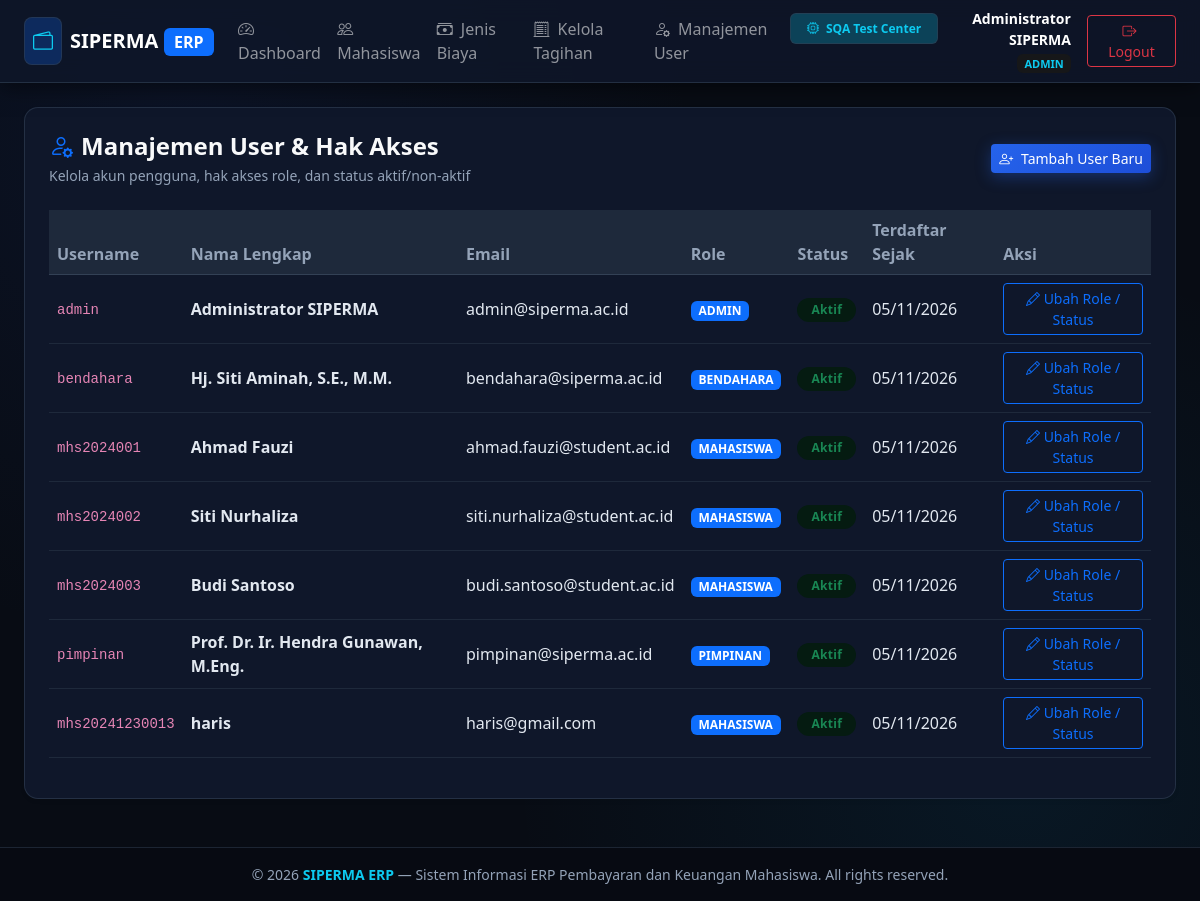
Before: /admin/users (signed in) with the older database file.
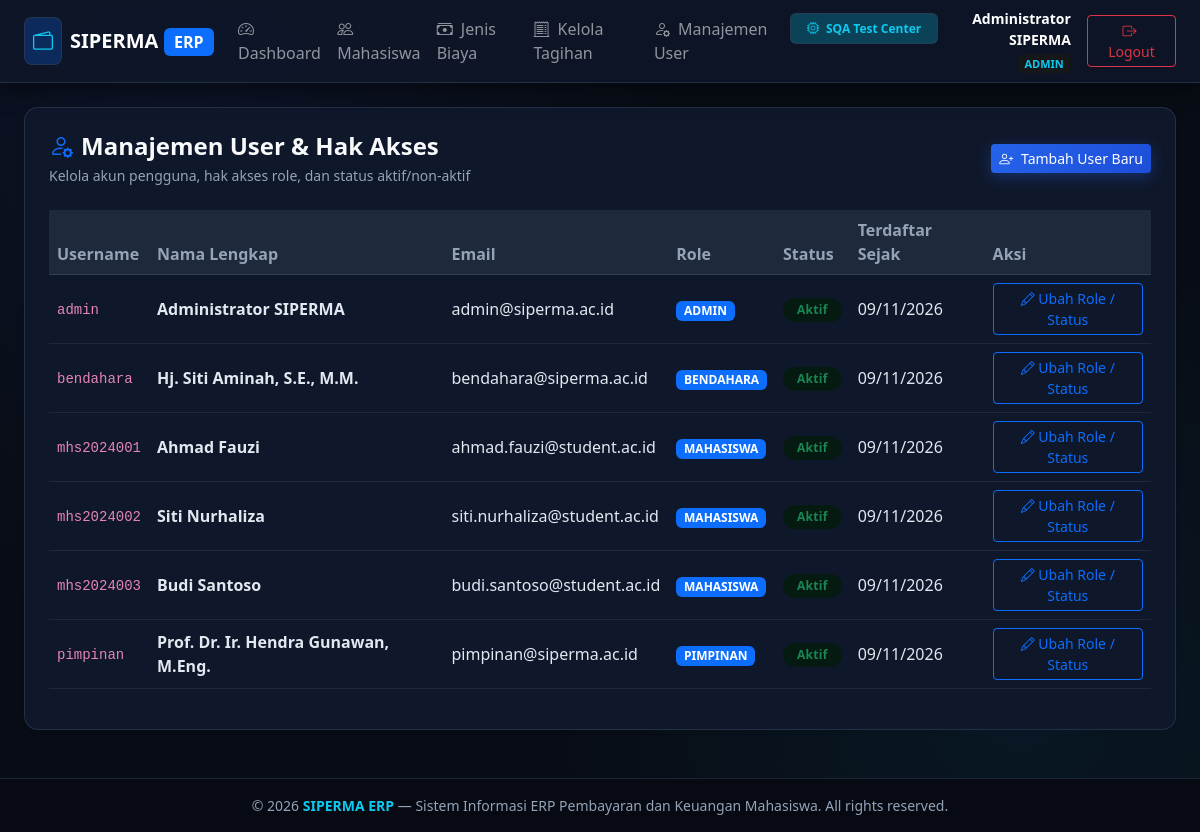
After: the same page with the newer database file.
### tables this page shows
CREATE TABLE users (
    id INTEGER PRIMARY KEY AUTOINCREMENT,
    username VARCHAR(50) UNIQUE NOT NULL,
    password VARCHAR(255) NOT NULL,
    name VARCHAR(100) NOT NULL,
    email VARCHAR(100) UNIQUE NOT NULL,
    role VARCHAR(20) NOT NULL CHECK(role IN ('admin', 'bendahara', 'mahasiswa', 'pimpinan')),
    status VARCHAR(20) DEFAULT 'active' CHECK(status IN ('active', 'inactive')),
    created_at DATETIME DEFAULT CURRENT_TIMESTAMP
);

### src/Views/admin/users.php (the view, shortened to what the changed rows need)
<?php $pageTitle = 'Manajemen User'; require_once __DIR__ . '/../layouts/header.php'; ?>
<div class="card card-custom bg-white p-3 p-md-4 shadow-sm mb-4">
    <div class="table-responsive">
        <table class="table table-hover table-custom align-middle">
            <thead>
                <tr>
                    <th>Username</th>
                    <th>Nama Lengkap</th>
                    <th>Email</th>
                    <th>Role</th>
                    <th>Status</th>
                    <th>Terdaftar Sejak</th>
                    <th>Aksi</th>
                </tr>
            </thead>
            <tbody>
                <?php if (empty($userList)): ?>
                <tr><td colspan="7" class="text-center text-muted py-4">Belum ada user</td></tr>
                <?php else: foreach ($userList as $u): ?>
                <tr>
                    <td><code><?= htmlspecialchars($u['username']) ?></code></td>
                    <td><strong><?= htmlspecialchars($u['name']) ?></strong></td>
                    <td><?= htmlspecialchars($u['email']) ?></td>
                    <td>
                        <span class="badge bg-primary text-uppercase"><?= htmlspecialchars($u['role']) ?></span>
                    </td>
                    <td>
                        <?php if ($u['status'] === 'active'): ?>
                            <span class="badge bg-success-subtle text-success badge-status">Aktif</span>
                        <?php else: ?>
                            <span class="badge bg-secondary-subtle text-secondary badge-status">Non-Aktif</span>
                        <?php endif; ?>
                    </td>
                    <td><?= date('d/m/Y', strtotime($u['created_at'])) ?></td>
                    <td>
                        <button type="button" class="btn btn-sm btn-outline-primary" data-bs-toggle="modal" data-bs-target="#modalEditUser<?= $u['id'] ?>">
                            <i class="bi bi-pencil"></i> Ubah Role / Status
                        </button>
                    </td>
                </tr>
                <?php endforeach; endif; ?>
            </tbody>
        </table>
    </div>
</div>
<?php require_once __DIR__ . '/../layouts/footer.php'; ?>

### src/Views/layouts/header.php (shortened to what the changed rows need)
<?php
$currentUser = $_SESSION['user'] ?? null;
$role = $currentUser['role'] ?? 'guest';
?>
<!DOCTYPE html>
<html lang="id" data-bs-theme="dark">
<head>
    <link href="https://cdn.jsdelivr.net/npm/bootstrap@5.3.3/dist/css/bootstrap.min.css" rel="stylesheet">
    <link rel="stylesheet" href="https://cdn.jsdelivr.net/npm/bootstrap-icons@1.11.3/font/bootstrap-icons.min.css">
</head>
<body>
<?php if ($currentUser): ?>
<nav class="navbar navbar-expand-lg navbar-dark navbar-custom sticky-top">
    <div class="container-fluid px-3 px-md-4">
        <a class="navbar-brand fw-bold d-flex align-items-center gap-2" href="/dashboard">
            <span class="d-inline-flex p-1 p-sm-2 rounded-3 bg-primary bg-opacity-25 text-info border border-info border-opacity-25">
                <i class="bi bi-wallet2 fs-5"></i>
            </span>
            <span class="fs-5 tracking-wide">SIPERMA <span class="badge bg-primary text-white fs-6">ERP</span></span>
        </a>
        <div class="collapse navbar-collapse" id="navMenu">
            <ul class="navbar-nav me-auto mb-2 mb-lg-0">
                <li class="nav-item">
                    <a class="nav-link" href="/dashboard"><i class="bi bi-speedometer2 me-1"></i> Dashboard</a>
                </li>
                <?php if ($role === 'admin'): ?>
                <li class="nav-item"><a class="nav-link" href="/admin/mahasiswa"><i class="bi bi-people me-1"></i> Mahasiswa</a></li>
                <li class="nav-item"><a class="nav-link" href="/admin/biaya"><i class="bi bi-cash-stack me-1"></i> Jenis Biaya</a></li>
                <li class="nav-item"><a class="nav-link" href="/admin/tagihan"><i class="bi bi-receipt-cutoff me-1"></i> Kelola Tagihan</a></li>
                <li class="nav-item"><a class="nav-link" href="/admin/users"><i class="bi bi-person-gear me-1"></i> Manajemen User</a></li>
                <?php endif; ?>
                <li class="nav-item ms-lg-2">
                    <a class="nav-link badge bg-info bg-opacity-25 text-info border border-info border-opacity-50 mt-1 px-3 py-2" href="/testing">
                        <i class="bi bi-cpu me-1"></i> <strong>SQA Test Center</strong>
                    </a>
                </li>
            </ul>
            <div class="d-flex align-items-center gap-3">
                <div class="text-end d-none d-md-block">
                    <div class="fw-semibold text-white small"><?= htmlspecialchars($currentUser['name'] ?? 'User') ?></div>
                    <span class="badge bg-secondary-subtle text-info text-uppercase" style="font-size: 11px;"><?= htmlspecialchars($currentUser['role'] ?? '') ?></span>
                </div>
                <a href="/logout" class="btn btn-outline-danger btn-sm px-3"><i class="bi bi-box-arrow-right me-1"></i> Logout</a>
            </div>
        </div>
    </div>
</nav>
<?php endif; ?>
<main class="py-3 py-md-4 flex-grow-1">
    <div class="container-fluid px-3 px-md-4">

Changed rows visible on the page:
removed users: username "mhs20241230013", name "haris", email "haris@gmail.com", role "MAHASISWA", status "Aktif", created_at "05/11/2026"
changed users "Administrator SIPERMA": created_at "05/11/2026" → "09/11/2026"
changed users "Hj. Siti Aminah, S.E., M.M.": created_at "05/11/2026" → "09/11/2026"
changed users "Ahmad Fauzi": created_at "05/11/2026" → "09/11/2026"
changed users "Siti Nurhaliza": created_at "05/11/2026" → "09/11/2026"
changed users "Budi Santoso": created_at "05/11/2026" → "09/11/2026"
changed users "Prof. Dr. Ir. Hendra Gunawan, M.Eng.": created_at "05/11/2026" → "09/11/2026"
